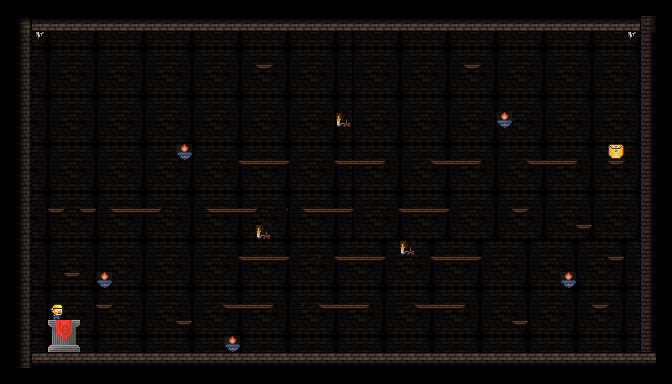

Rendered tile map (Tiled .tmx) drawn with the repository's tilesets; below, a short description and the map source with its tile grids summarised:
An orthogonal 42x24 tile map with 16x16 px tiles, 5 tile layers (back, stage, deco, unit, ...).

<map version="1.0" orientation="orthogonal" renderorder="right-down" width="42" height="24" tilewidth="16" tileheight="16" nextobjectid="4">
 <tileset firstgid="1" name="dungeonTileSet" tilewidth="16" tileheight="16" tilecount="1024">
  <image source="dungeonTileset.png" width="512" height="512" />
  <terraintypes>
   <terrain name="blocks" tile="-1" />
  </terraintypes>
  <tile id="4" terrain=",,,0" />
  <tile id="5" terrain=",,0,0" />
  <tile id="6" terrain=",,0," />
  <tile id="12" terrain="0,0,0," />
  <tile id="13" terrain="0,0,," />
  <tile id="14" terrain="0,0,,0" />
  <tile id="36" terrain=",0,,0" />
  <tile id="37" terrain="0,0,0,0" />
  <tile id="38" terrain="0,,0," />
  <tile id="44" terrain="0,,0," />
  <tile id="46" terrain=",0,,0" />
  <tile id="68" terrain=",0,," />
  <tile id="69" terrain="0,0,," />
  <tile id="70" terrain="0,,," />
  <tile id="76" terrain="0,,0,0" />
  <tile id="77" terrain=",,0,0" />
  <tile id="78" terrain=",0,0,0" />
 </tileset>
 <layer name="back" width="42" height="24">
  <data>[1008 cells, 1008 non-empty, 9 distinct tile ids]</data>
 </layer>
 <layer name="stage" width="42" height="24">
  <data>[1008 cells, 338 non-empty, 18 distinct tile ids]</data>
 </layer>
 <layer name="deco" width="42" height="24">
  <data>[1008 cells, 9 non-empty, 3 distinct tile ids]</data>
 </layer>
 <layer name="unit" width="42" height="24">
  <data>[1008 cells, 2 non-empty, 2 distinct tile ids]</data>
 </layer>
 <layer name="fore" width="42" height="24">
  <data>[1008 cells, 1 non-empty, 1 distinct tile ids]</data>
 </layer>
</map>
